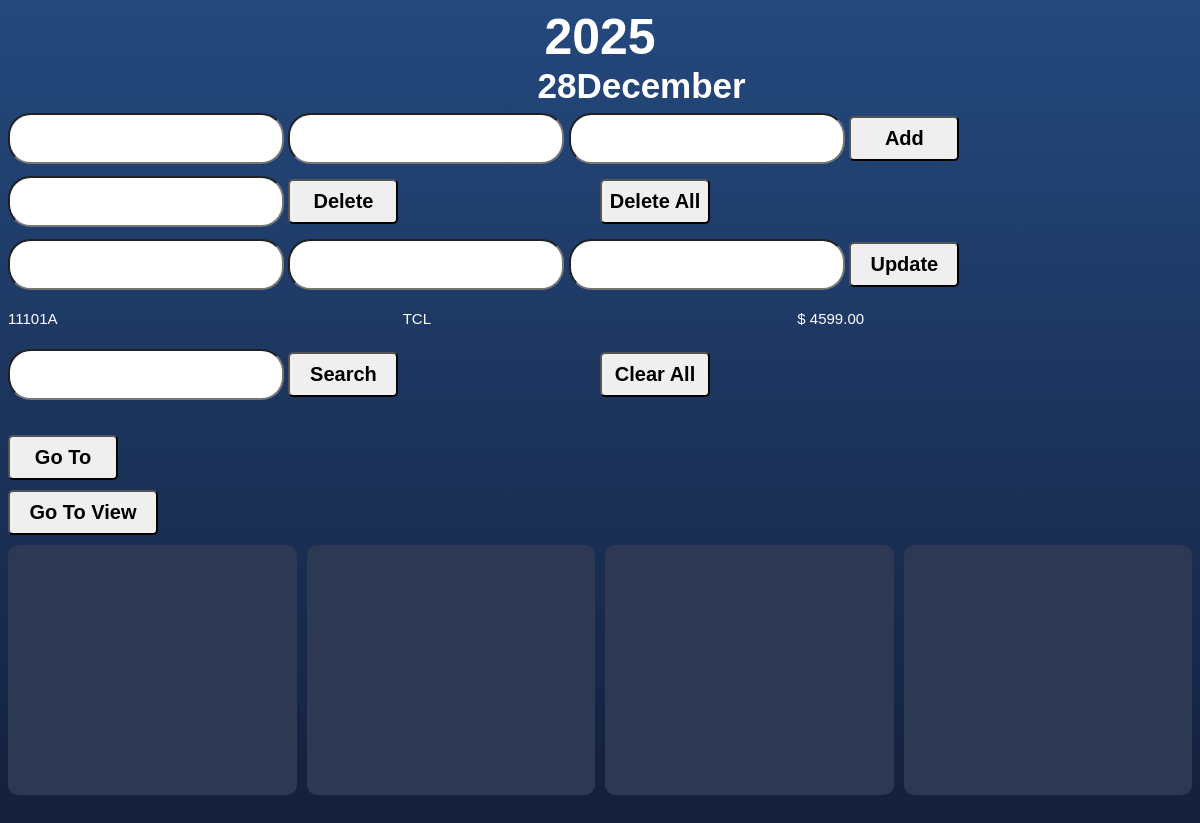
Before: / with the older database file.
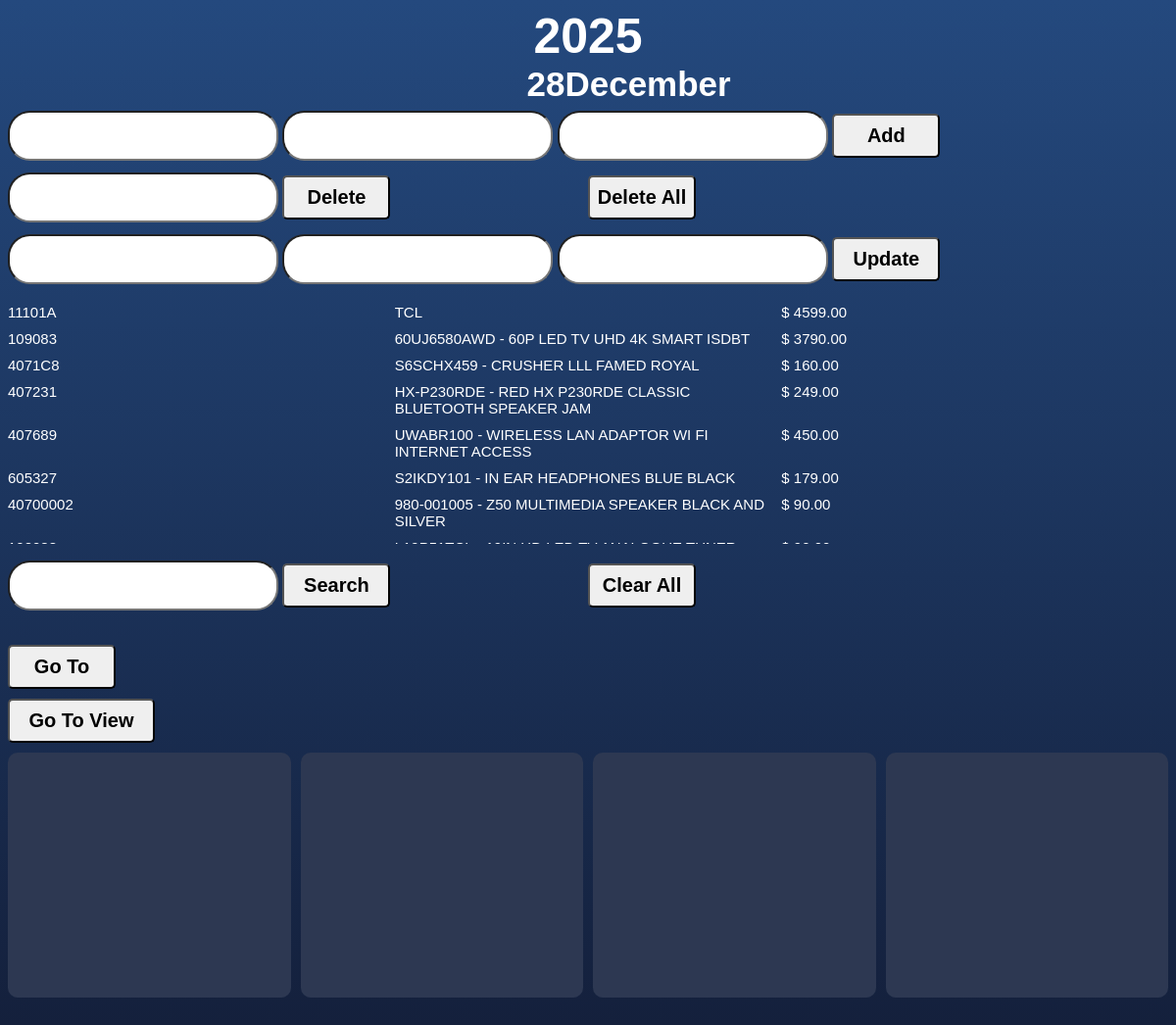
After: the same page with the newer database file.
### tables this page shows
CREATE TABLE product (code TEXT, model TEXT, price REAL);

### routes.py (the view, shortened to what this page needs)
    @app.route('/', methods=['GET', 'POST'])
    def home():
        search_term = None
        year = dt.now().year
        day = dt.now().day
        month = dt.strftime(dt.now(),'%B')
        rows = viewAll()
        searchs = searchDB(search_term)
        return render_template('index.html', year=year, day=day, month=month, rows=rows, searchs=searchs)

### sqliteDB3.py (called while the page is built)
def viewAll():
    data_comm = sqlite3.connect("product.db")
    data_comm.row_factory = sqlite3.Row
    cursor = data_comm.cursor()
    cursor.execute("SELECT * FROM product")
    rows = cursor.fetchall()
    data_comm.close()
    formatted_rows = []
    for row in rows:
        formatted_row = dict(row)
        formatted_row['price'] = "{:.2f}".format(formatted_row['price'])
        formatted_rows.append(formatted_row)
    return formatted_rows

def searchDB(search_term):
    data_comm = sqlite3.connect("product.db")
    data_comm.row_factory = sqlite3.Row
    cursor = data_comm.cursor()
    if search_term:
        search_term = f"%{search_term}%"
        cursor.execute("SELECT * FROM product WHERE code LIKE ? OR model LIKE ? OR price LIKE ?", (search_term, search_term, search_term))
    rows = cursor.fetchall()
    data_comm.close()
    formatted_rows = []
    for row in rows:
        formatted_row = dict(row)
        formatted_row['price'] = "{:.2f}".format(formatted_row['price'])
        formatted_rows.append(formatted_row)
    return formatted_rows

### templates/index.html (shortened to what this page needs)
<!DOCTYPE html>
<html>
    <link rel="stylesheet" href="{{ url_for('static', filename='css/index.css') }}">
    <body>
        <div class="time">
            <div id="year">{{year}}</div>
            <div class="date">
                <div id="day">{{day}}</div>
                <div id="month">{{month}}</div>
            </div>
        </div>
        <div>
            <form class="addForm" method="POST">
                <input type="text" class="add" name="addCode">
                <input type="text" class="add" name="addModel">
                <input type="text" class="add" name="addPrice">
                <input type="submit" value="Add" name = addButton id="addButton">
            </form>
            <div class="sidebyside">
                <form class="delForm" method="POST">
                    <input type="text" class="add" name="delCode">
                    <input type="submit" value="Delete" name="delButton" id="delButton">
                </form>
                <form class="delForm" method="POST">
                    <input type="Submit" value="Delete All" name="delAllButton" id="delButton">
                </form>
            </div>
            <form class="upDateForm" method="POST">
                <input type="text" class="add" name="upCode">
                <input type="text" class="add" name="upModel">
                <input type="text" class="add" name="upPrice">
                <input type="submit" value="Update" name = updateButton id="updateButton">
            </form>
        </div>
        <div class="result">
            {% for row in rows %}
                <div class="row">
                    <div class="col">{{row.code}}</div>
                    <div class="col">{{row.model}}</div>
                    <div class="col">$ {{row.price}}</div>
                </div>
            {% endfor %}
        </div>
        <div class="sidebyside">
            <form class="serForm" method="POST">
                <input type="text" class="add" name="serCode">
                <input type="submit" value="Search" name="serButton" id="serButton">
            </form>
            <form>
                <form class="Button" method="POST">
                <input type="Submit" value="Clear All" name="clearButton" id="clearButton">
                </form>
            </form>
        </div>
        <form class="Button" method="POST">
            <input type="Submit" value="Go To" name="goToButton" id="delButton">
        </form>
        <form class="Button" method="POST">
            <input type="Submit" value="Go To View" name="goToButton" id="Button">
        </form>
        <div class="parent">
            <div class="card">
            </div>
            <div class="card">
            </div>
            <div class="card">
            </div>
            <div class="card">
            </div>
        </div>
    </body>
</html>

### static/css/index.css (style rules this page uses)
html { font-family: Arial, Helvetica, sans-serif; }
body { height: 100%; width: auto; display: grid; grid-template-rows: repeat(1, auto); background: linear-gradient(#24497e,#14203c); }
.time { align-items: center; justify-items: center; color: #ffffff; }
.sidebyside { display: grid; grid-template-columns: repeat(2, 1fr); margin-top: auto; }
.result { height: fit-content; max-height: 250px; margin-top: 10px; margin-bottom: 10px; color: #ffffff; display: grid; grid-template-columns: repeat(1, 1fr); overflow-y: auto; }
.row { margin-top: 5px; margin-bottom: 5px; height: fit-content; display: grid; grid-template-columns: repeat(3, 1fr); }
.col { font-size: 15px; }
.parent { display: grid; grid-template-columns: repeat(4, 1fr); margin-top: auto; margin-bottom: 20px; gap: 10px; }
.card { margin-top: 10px; border-radius: 10px; height: 250px; background-color: #2d3852; }
.date { width: 125px; display: grid; grid-template-columns: repeat(2, 1fr); }
#year { font-size: 50px; font-weight: bold; color: #ffffff; text-align: center; text-justify: auto; width: 250px; }
#day, #month { font-size: 35px; font-weight: bold; color: #ffffff; align-items: center; text-align: center; text-justify: auto; }
.add { font-size: 20px; font-weight: bold; color: #000000; text-align: center; text-justify: auto; border-radius: 22.5px; height: 45px; margin-bottom: 5px; margin-top: 5px; }
#Button { font-size: 20px; font-weight: bold; color: #000000; text-align: center; text-justify: auto; margin-top: 10px; border-radius: 5px; height: 45px; width: 150px; }
#addButton, #delButton, #updateButton,#serButton,#delAllButton, #goToButton, #clearButton { font-size: 20px; font-weight: bold; color: #000000; text-align: center; text-justify: auto; border-radius: 5px; height: 45px; width: 110px; margin-top: 10px; }

Changed rows visible on the page:
added product: code "109083", model "60UJ6580AWD - 60P LED TV UHD 4K SMART ISDBT", price "3790.00"
added product: code "4071C8", model "S6SCHX459 - CRUSHER LLL FAMED ROYAL", price "160.00"
added product: code "407231", model "HX-P230RDE - RED HX P230RDE CLASSIC BLUETOOTH SPEAKER JAM", price "249.00"
added product: code "407689", model "UWABR100 - WIRELESS LAN ADAPTOR WI FI INTERNET ACCESS", price "450.00"
added product: code "605327", model "S2IKDY101 - IN EAR HEADPHONES BLUE BLACK", price "179.00"
added product: code "40700002", model "980-001005 - Z50 MULTIMEDIA SPEAKER BLACK AND SILVER", price "90.00"
